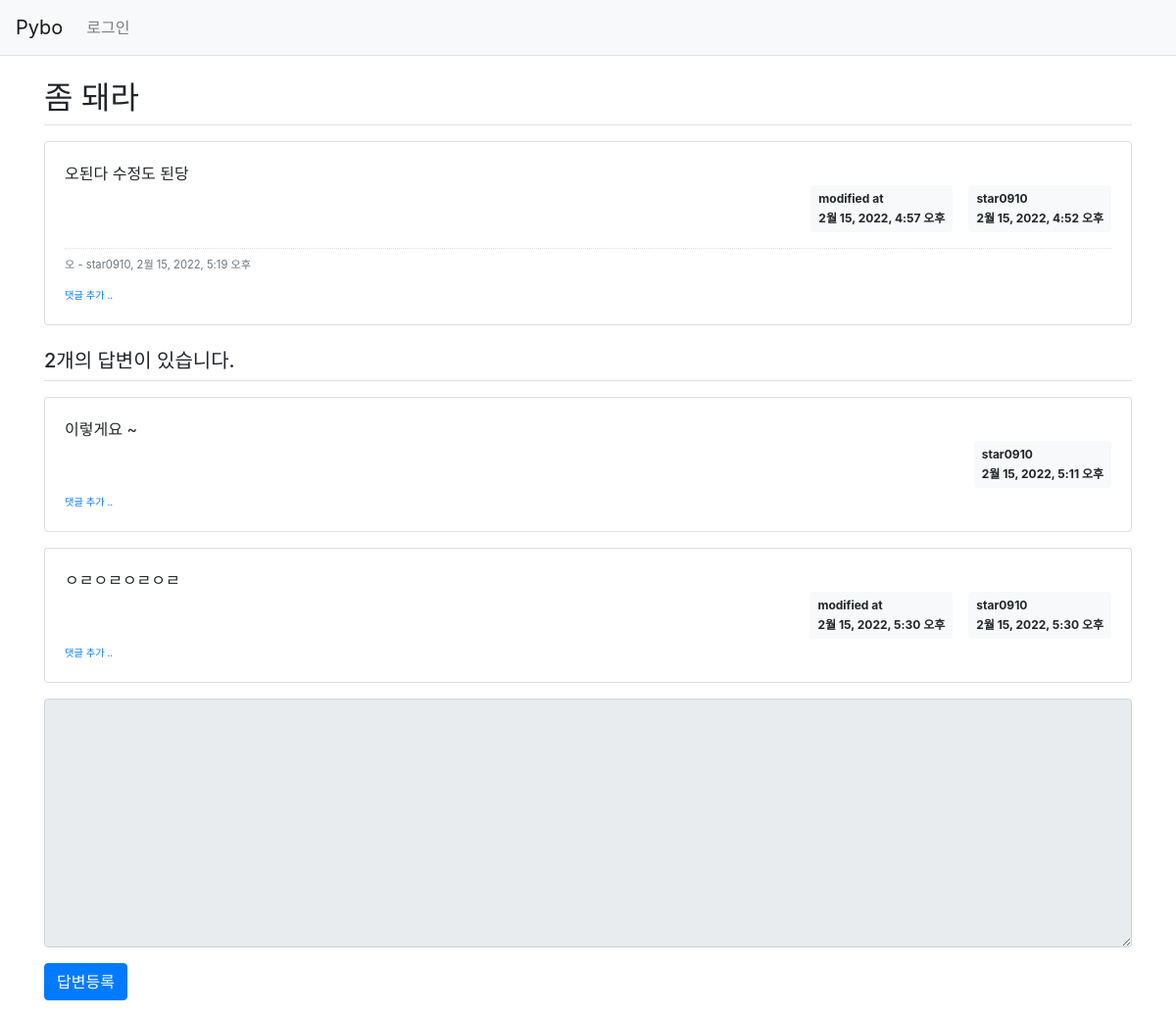
The page /pybo/303/ on the database its author committed.
### pybo/models.py (models this page shows, shortened)
class Question(models.Model):
    author = models.ForeignKey(User, on_delete=models.CASCADE)
    subject = models.CharField(max_length=200)
    content = models.TextField()
    create_date = models.DateTimeField()
    modify_date = models.DateTimeField(null=True, blank=True)

class Comment(models.Model):
    author = models.ForeignKey(User, on_delete=models.CASCADE)
    content = models.TextField()
    create_date = models.DateTimeField()
    modify_date = models.DateTimeField(null=True, blank=True)
    question = models.ForeignKey(Question, null=True, blank=True, on_delete=models.CASCADE)
    answer = models.ForeignKey(Answer, null=True, blank=True, on_delete=models.CASCADE)

class Answer(models.Model):
    author = models.ForeignKey(User, on_delete=models.CASCADE)
    question = models.ForeignKey(Question, on_delete=models.CASCADE)
    content = models.TextField()
    create_date = models.DateTimeField()
    modify_date = models.DateTimeField(null=True, blank=True)

### pybo/views/base_views.py (the view)
def detail(request, question_id):
    question = get_object_or_404(Question, pk=question_id)
    context = {'question': question}
    return render(request, 'pybo/question_detail.html', context)

### templates/pybo/question_detail.html (shortened to what this page needs)
{% extends 'base.html' %}
{% block content %}
<div class="container my-3">
    <h2 class="border-bottom py-2">{{ question.subject }}</h2>
    <div class="card my-3">
        <div class="card-body">
            <div class="card-text" style="white-space: pre-line;">{{ question.content }}</div>
            <div class="d-flex justify-content-end">
                {% if question.modify_date %}
                <div class="badge badge-light p-2 text-left mx-3">
                    <div class="mb-2">modified at</div>
                    <div>{{ question.modify_date }}</div>
                </div>
                {% endif %}
                <div class="badge badge-light p-2 text-left">
                    <div class="mb-2">{{ question.author.username }}</div>
                    <div>{{ question.create_date }}</div>
                </div>
            </div>
            {% if question.comment_set.count > 0 %}
            <div class="mt-3">
            {% for comment in question.comment_set.all %}
                <div class="comment py-2 text-muted">
                    <span style="white-space: pre-line;">{{ comment.content }}</span>
                    <span>
                        - {{ comment.author }}, {{ comment.create_date }}
                    </span>
                </div>
            {% endfor %}
            </div>
            {% endif %}
            <div>
                <a href="{% url 'pybo:comment_create_question' question.id  %}"
                   class="small"><small>댓글 추가 ..</small></a>
            </div>
        </div>
    </div>
    <h5 class="border-bottom my-3 py-2">{{question.answer_set.count}}개의 답변이 있습니다.</h5>
    {% for answer in question.answer_set.all %}
    <div class="card my-3">
        <div class="card-body">
            <div class="card-text" style="white-space: pre-line;">{{ answer.content }}</div>
            <div class="d-flex justify-content-end">
                {% if answer.modify_date %}
                <div class="badge badge-light p-2 text-left mx-3">
                    <div class="mb-2">modified at</div>
                    <div>{{ answer.modify_date }}</div>
                </div>
                {% endif %}
                <div class="badge badge-light p-2 text-left">
                    <div class="mb-2">{{ answer.author.username }}</div>
                    <div>{{ answer.create_date }}</div>
                </div>
            </div>
            <div>
                <a href="{% url 'pybo:comment_create_answer' answer.id  %}"
                   class="small"><small>댓글 추가 ..</small></a>
            </div>
        </div>
    </div>
    {% endfor %}
    <form action="{% url 'pybo:answer_create' question.id %}" method="post" class="my-3">
        <div class="form-group">
            <textarea {% if not user.is_authenticated %}disabled{% endif %}
                      name="content" id="content" class="form-control" rows="10"></textarea>
        </div>
        <input type="submit" value="답변등록" class="btn btn-primary">
    </form>
</div>
{% endblock %}

### static/style.css (style rules this page uses)
.comment { border-top:dotted 1px #ddd; font-size:0.7em; }

### rows shown on the page
Question: subject "좀 돼라", content "오된다 수정도 된당", modify_date "2월 15, 2022, 4:57 오후", author.username "star0910", create_date "2월 15, 2022, 4:52 오후", answer_set.count "2"
Comment: content "오", author "star0910", create_date "2월 15, 2022, 5:19 오후"
Answer: content "이렇게요 ~", author.username "star0910", create_date "2월 15, 2022, 5:11 오후"
Answer: content "ㅇㄹㅇㄹㅇㄹㅇㄹ", modify_date "2월 15, 2022, 5:30 오후", author.username "star0910", create_date "2월 15, 2022, 5:30 오후"
